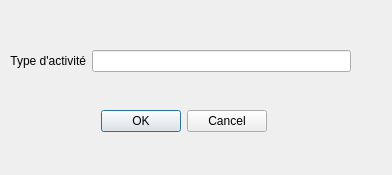
<?xml version="1.0" encoding="UTF-8"?>
<ui version="4.0">
 <class>type_activite_ajout_form</class>
 <widget class="QDialog" name="type_activite_ajout_form">
  <property name="geometry">
   <rect>
    <x>0</x>
    <y>0</y>
    <width>392</width>
    <height>175</height>
   </rect>
  </property>
  <property name="windowTitle">
   <string>Geolimi - Activite - Ajout</string>
  </property>
  <widget class="QDialogButtonBox" name="btnBox">
   <property name="geometry">
    <rect>
     <x>-20</x>
     <y>110</y>
     <width>407</width>
     <height>23</height>
    </rect>
   </property>
   <property name="standardButtons">
    <set>QDialogButtonBox::Cancel|QDialogButtonBox::Ok</set>
   </property>
   <property name="centerButtons">
    <bool>true</bool>
   </property>
  </widget>
  <widget class="QWidget" name="layoutWidget">
   <property name="geometry">
    <rect>
     <x>10</x>
     <y>50</y>
     <width>341</width>
     <height>22</height>
    </rect>
   </property>
   <layout class="QHBoxLayout" name="horizontalLayout">
    <item>
     <widget class="QLabel" name="label_3">
      <property name="minimumSize">
       <size>
        <width>40</width>
        <height>0</height>
       </size>
      </property>
      <property name="layoutDirection">
       <enum>Qt::LeftToRight</enum>
      </property>
      <property name="text">
       <string>Type d'activité</string>
      </property>
      <property name="alignment">
       <set>Qt::AlignRight|Qt::AlignTrailing|Qt::AlignVCenter</set>
      </property>
      <property name="buddy">
       <cstring>le_type_activite</cstring>
      </property>
     </widget>
    </item>
    <item>
     <widget class="QLineEdit" name="le_type_activite">
      <property name="minimumSize">
       <size>
        <width>200</width>
        <height>0</height>
       </size>
      </property>
     </widget>
    </item>
   </layout>
  </widget>
 </widget>
 <resources/>
 <connections/>
</ui>
